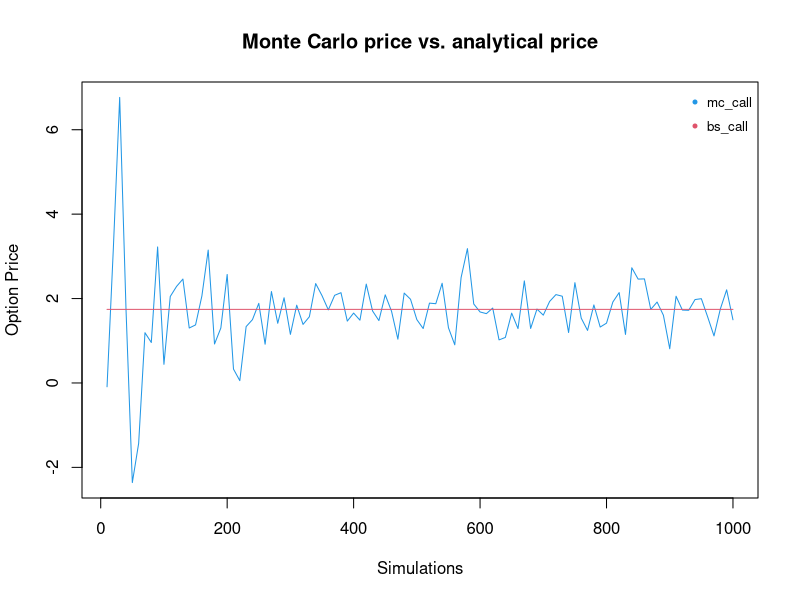

R code for this plot:
S <- 40    #Current Price
sigma <- 0.3 #volatility
K <- 45      #Strike Price
r <- 0.02     #risk free interest rate
T <- 0.5      #amount of years
N <- 1000    #amount of iterations

bs_call <- function()
{
    d1 <- (log(S / K) + (r + 0.5 * (sigma ^ 2)) * T) / (sigma * sqrt(T))
    
    return(S * pnorm(d1) - K * exp(-r * T) * pnorm(d1 - sigma * sqrt(T)))
}

euCall_ctrlvar <- function(S, sigma, K, r, T, N)
{
    # y is a vector of terminal prices
    # x is a vector of discounted payoffs
    y <- S * (exp(1) ^ ( (T * (r - ((sigma^2) / 2))) + (sigma * rnorm(N, 0, sqrt(T))) ) )
    x <- (exp(1)^(-r * T)) * (pmax(rep(0,N),y-K))
    
    ybar <- mean(y)
    xbar <- mean(x)
    
    mu_y <- S * exp(1)^(r * T)
    
    b <- sum((x - xbar) * (y - ybar)) / sum((x - xbar)^2)
    
    return(xbar - (b * (ybar - mu_y)))
}

opY <- matrix(nrow=(N/10), ncol=2)

opY[, 2] <- rep(bs_call(), N/10)

for(i in 1:(N/10)) {
    opY[i, 1] <- euCall_ctrlvar(S, sigma, K, r, T, i*10)
}

options(repr.plot.width = 9, repr.plot.height = 4.5)

matplot(seq(10, N, by = 10), opY, type = "l", lty = 1, 
        xlab = "Simulations", ylab = "Option Price",
        main = "Monte Carlo price vs. analytical price", col = c(4, 2))

legend("topright", legend = c("mc_call", "bs_call"), col = c(4, 2),
       pch = 20, bty = "n", cex = 0.8, y.intersp = 1.5)